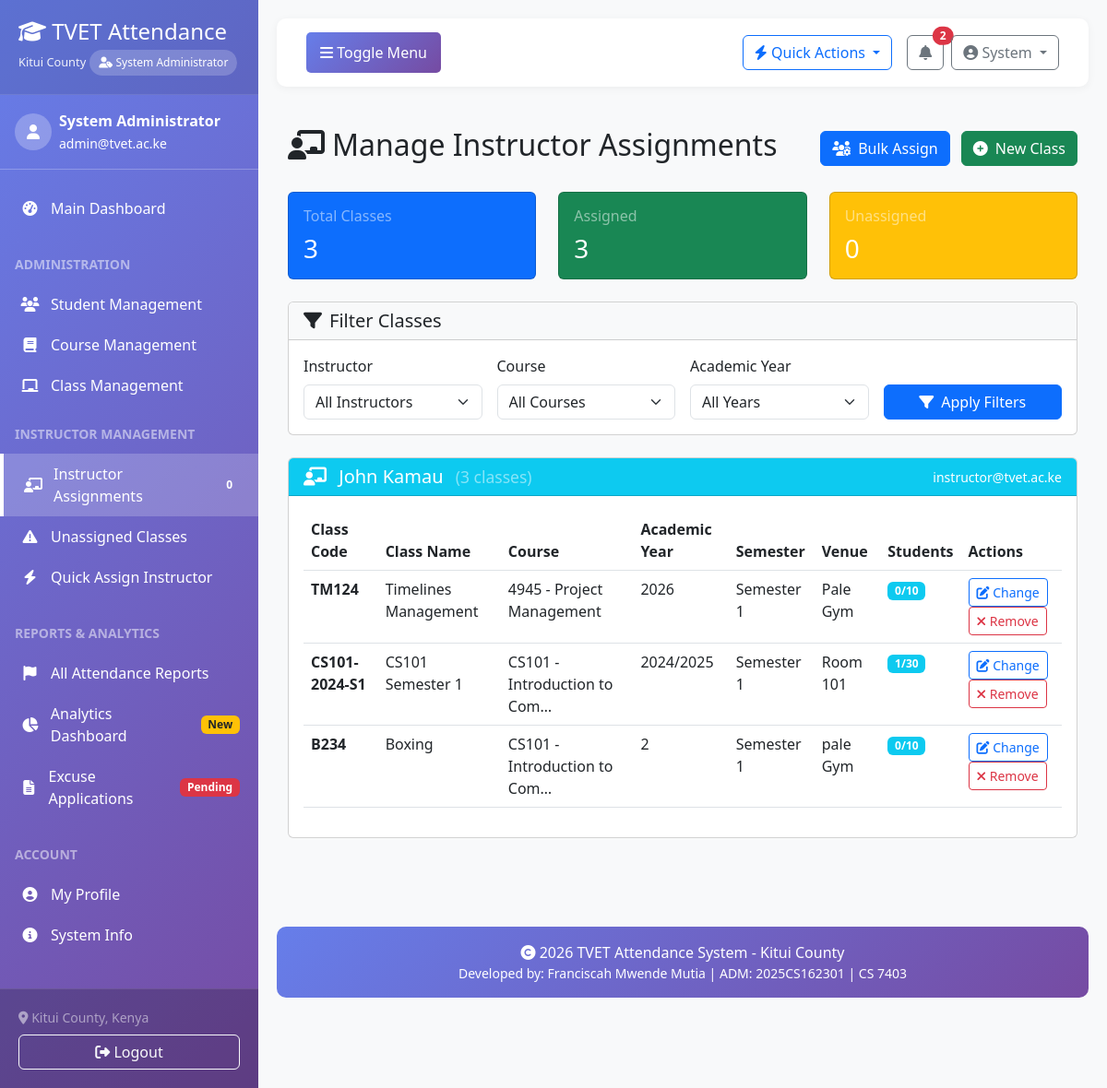
The page /courses/instructor-assignments/ (signed in) on the database as committed earlier.
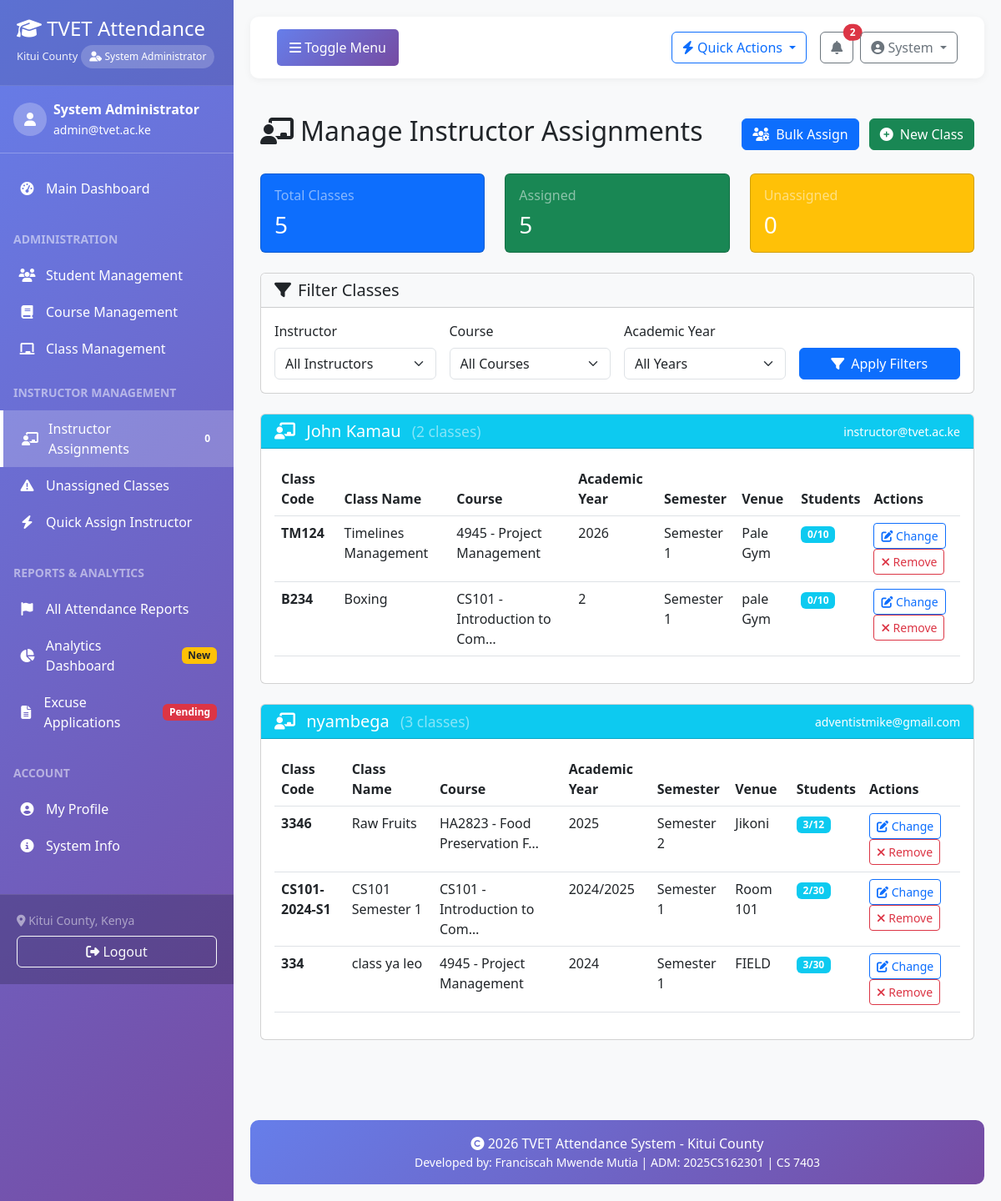
The same page on the database as committed later.
### accounts/models.py (models this page shows, shortened)
class User(AbstractUser):
    USER_TYPE_CHOICES = (
        ('admin', 'System Administrator'),
        ('instructor', 'Instructor/Lecturer'),
        ('student', 'Student'),
        ('registrar', 'Registrar'),
        ('hod', 'Head of Department'),
    )
    ACCOUNT_STATUS_CHOICES = (
        ('pending', 'Pending Approval'),
        ('approved', 'Approved'),
        ('rejected', 'Rejected'),
        ('suspended', 'Suspended'),
    )
    user_type = models.CharField(max_length=20, choices=USER_TYPE_CHOICES, default='student')
    phone_number = models.CharField(max_length=15, blank=True, null=True)
    profile_picture = models.ImageField(upload_to='profile_pics/', blank=True, null=True)
    department = models.CharField(max_length=100, blank=True, null=True)
    account_status = models.CharField(max_length=20, choices=ACCOUNT_STATUS_CHOICES, default='pending')
    approved_by = models.ForeignKey('self', on_delete=models.SET_NULL, null=True, blank=True, related_name='approved_users')
    approved_at = models.DateTimeField(null=True, blank=True)
    rejection_reason = models.TextField(blank=True, null=True)
    created_at = models.DateTimeField(auto_now_add=True)
    updated_at = models.DateTimeField(auto_now=True)
    def approve(self, admin_user):
        """Approve this user account"""
        self.account_status = 'approved'
        self.approved_by = admin_user
        self.approved_at = timezone.now()
        self.is_active = True
        self.save()
    class Meta:
        verbose_name = 'User'
        verbose_name_plural = 'Users'
        permissions = [
            ('approve_users', 'Can approve user accounts'),
            ('manage_users', 'Can manage all users'),
        ]

### courses/models.py (models this page shows, shortened)
class Class(models.Model):
    course = models.ForeignKey(Course, on_delete=models.CASCADE, related_name='classes')
    class_code = models.CharField(max_length=20, unique=True)
    name = models.CharField(max_length=200)
    instructor = models.ForeignKey(settings.AUTH_USER_MODEL, on_delete=models.SET_NULL,
                                   null=True, limit_choices_to={'user_type': 'instructor'})
    academic_year = models.CharField(max_length=20)
    semester = models.IntegerField(default=1)
    start_date = models.DateField()
    end_date = models.DateField()
    meeting_days = models.CharField(max_length=100, help_text="e.g., Monday, Wednesday, Friday")
    meeting_time = models.CharField(max_length=50, help_text="e.g., 10:00 AM - 12:00 PM")
    venue = models.CharField(max_length=100)
    max_students = models.IntegerField(default=30)
    is_active = models.BooleanField(default=True)
    created_at = models.DateTimeField(auto_now_add=True)
    updated_at = models.DateTimeField(auto_now=True)
    class Meta:
        verbose_name_plural = 'Classes'
        ordering = ['-academic_year', 'semester', 'class_code']

class Course(models.Model):
    LEVEL_CHOICES = (
        ('certificate', 'Certificate'),
        ('diploma', 'Diploma'),
        ('artisan', 'Artisan'),
        ('craft', 'Craft'),
    )
    code = models.CharField(max_length=20, unique=True)
    name = models.CharField(max_length=200)
    description = models.TextField(blank=True)
    level = models.CharField(max_length=20, choices=LEVEL_CHOICES, default='certificate')
    duration_months = models.IntegerField(default=12)
    department = models.CharField(max_length=100)
    is_active = models.BooleanField(default=True)
    created_at = models.DateTimeField(auto_now_add=True)
    updated_at = models.DateTimeField(auto_now=True)
    class Meta:
        ordering = ['code']

### courses/views.py (the view)
# urls.py: path('instructor-assignments/', views.manage_instructor_assignments, name='manage_instructor_assignments'),
@login_required
@staff_member_required
def manage_instructor_assignments(request):
    instructor_id = request.GET.get('instructor')
    course_id = request.GET.get('course')
    academic_year = request.GET.get('academic_year')
    classes = Class.objects.select_related('course', 'instructor').all()
    if instructor_id:
        classes = classes.filter(instructor_id=instructor_id)
    if course_id:
        classes = classes.filter(course_id=course_id)
    if academic_year:
        classes = classes.filter(academic_year=academic_year)
    instructors = User.objects.filter(user_type='instructor', is_active=True)
    courses = Course.objects.filter(is_active=True)
    academic_years = Class.objects.values_list('academic_year', flat=True).distinct().order_by('-academic_year')
    unassigned_classes = classes.filter(instructor__isnull=True)
    instructor_classes = {}
    for instructor in instructors:
        assigned = classes.filter(instructor=instructor)
        if assigned.exists():
            instructor_classes[instructor] = assigned
    context = {
        'instructors': instructors,
        'courses': courses,
        'academic_years': academic_years,
        'instructor_classes': instructor_classes,
        'unassigned_classes': unassigned_classes,
        'total_classes': classes.count(),
        'assigned_count': classes.filter(instructor__isnull=False).count(),
        'unassigned_count': unassigned_classes.count(),
    }
    return render(request, 'courses/manage_instructor_assignments.html', context)

### templates/courses/manage_instructor_assignments.html (shortened to what the changed rows need)
{% extends 'base.html' %}
{% load static %}
{% block content %}
<div class="container-fluid py-4">
    <div class="row mb-4">
        <div class="col-12">
            <div class="d-flex justify-content-between align-items-center">
                <h1 class="h2">
                    <i class="fas fa-chalkboard-teacher me-2"></i>Manage Instructor Assignments
                </h1>
            </div>
        </div>
    </div>
    <div class="row mb-4">
        <div class="col-md-4">
            <div class="card bg-primary text-white h-100">
                <div class="card-body">
                    <h6 class="text-white-50">Total Classes</h6>
                    <h3 class="mb-0">{{ total_classes }}</h3>
                </div>
            </div>
        </div>
        <div class="col-md-4">
            <div class="card bg-success text-white h-100">
                <div class="card-body">
                    <h6 class="text-white-50">Assigned</h6>
                    <h3 class="mb-0">{{ assigned_count }}</h3>
                </div>
            </div>
        </div>
    </div>
    {% for instructor, classes in instructor_classes.items %}
        {% if classes %}
        <div class="card mb-4">
            <div class="card-header bg-info text-white d-flex justify-content-between align-items-center">
                <h5 class="mb-0">
                    <i class="fas fa-chalkboard-teacher me-2"></i>
                    {{ instructor.get_full_name|default:instructor.username }}
                    <small class="text-white-50 ms-2">({{ classes.count }} classes)</small>
                </h5>
                <small>{{ instructor.email }}</small>
            </div>
            <div class="card-body">
                <div class="table-responsive">
                    <table class="table table-hover">
                        <thead>
                            <tr>
                                <th>Class Code</th>
                                <th>Class Name</th>
                                <th>Course</th>
                                <th>Academic Year</th>
                                <th>Semester</th>
                                <th>Venue</th>
                                <th>Students</th>
                                <th>Actions</th>
                            </tr>
                        </thead>
                        <tbody>
                            {% for class in classes %}
                            <tr>
                                <td><strong>{{ class.class_code }}</strong></td>
                                <td>{{ class.name }}</td>
                                <td>{{ class.course.code }} - {{ class.course.name|truncatechars:20 }}</td>
                                <td>{{ class.academic_year }}</td>
                                <td>
                                    {% if class.semester == 1 %}Semester 1
                                    {% elif class.semester == 2 %}Semester 2
                                    {% elif class.semester == 3 %}Semester 3
                                    {% else %}Semester {{ class.semester }}
                                    {% endif %}
                                </td>
                                <td>{{ class.venue|default:"—" }}</td>
                                <td>
                                    <span class="badge bg-info">{{ class.enrollments.count }}/{{ class.max_students }}</span>
                                </td>
                                <td>
                                    <button class="btn btn-sm btn-outline-primary assign-single"
                                            data-class-id="{{ class.id }}"
                                            data-class-code="{{ class.class_code }}"
                                            data-current-instructor="{{ instructor.id }}">
                                        <i class="fas fa-edit"></i> Change
                                    </button>
                                    <button class="btn btn-sm btn-outline-danger remove-instructor"
                                            data-class-id="{{ class.id }}"
                                            data-class-code="{{ class.class_code }}">
                                        <i class="fas fa-times"></i> Remove
                                    </button>
                                </td>
                            </tr>
                            {% endfor %}
                        </tbody>
                    </table>
                </div>
            </div>
        </div>
        {% endif %}
    {% endfor %}
</div>
{% endblock %}

Rows that differ between the two databases and show on the page:
changed User "John Kamau": count "3" → "2"; loses Class (class_code "CS101-2024-S1", name "CS101 Semester 1", course.code "CS101", course.name "Introduction to Com…", academic_year "2024/2025", semester "Semester 1", venue "Room 101", enrollments.count "1", max_students "30")
added User: get_full_name "nyambega", count "3", email "adventistmike@gmail.com", Class (class_code "CS101-2024-S1", name "CS101 Semester 1", course.code "CS101", course.name "Introduction to Com…", academic_year "2024/2025", semester "Semester 1", venue "Room 101", enrollments.count "2", max_students "30")
added Class: class_code "3346", name "Raw Fruits", course.code "HA2823", course.name "Food Preservation F…", academic_year "2025", semester "Semester 2", venue "Jikoni", enrollments.count "3", max_students "12", shown under "nyambega"
added Class: class_code "334", name "class ya leo", course.code "4945", course.name "Project Management", academic_year "2024", semester "Semester 1", venue "FIELD", enrollments.count "3", max_students "30", shown under "nyambega"
Other text that changed with them:
{{ total_classes }}: "3" → "5"
{{ assigned_count }}: "3" → "5"
